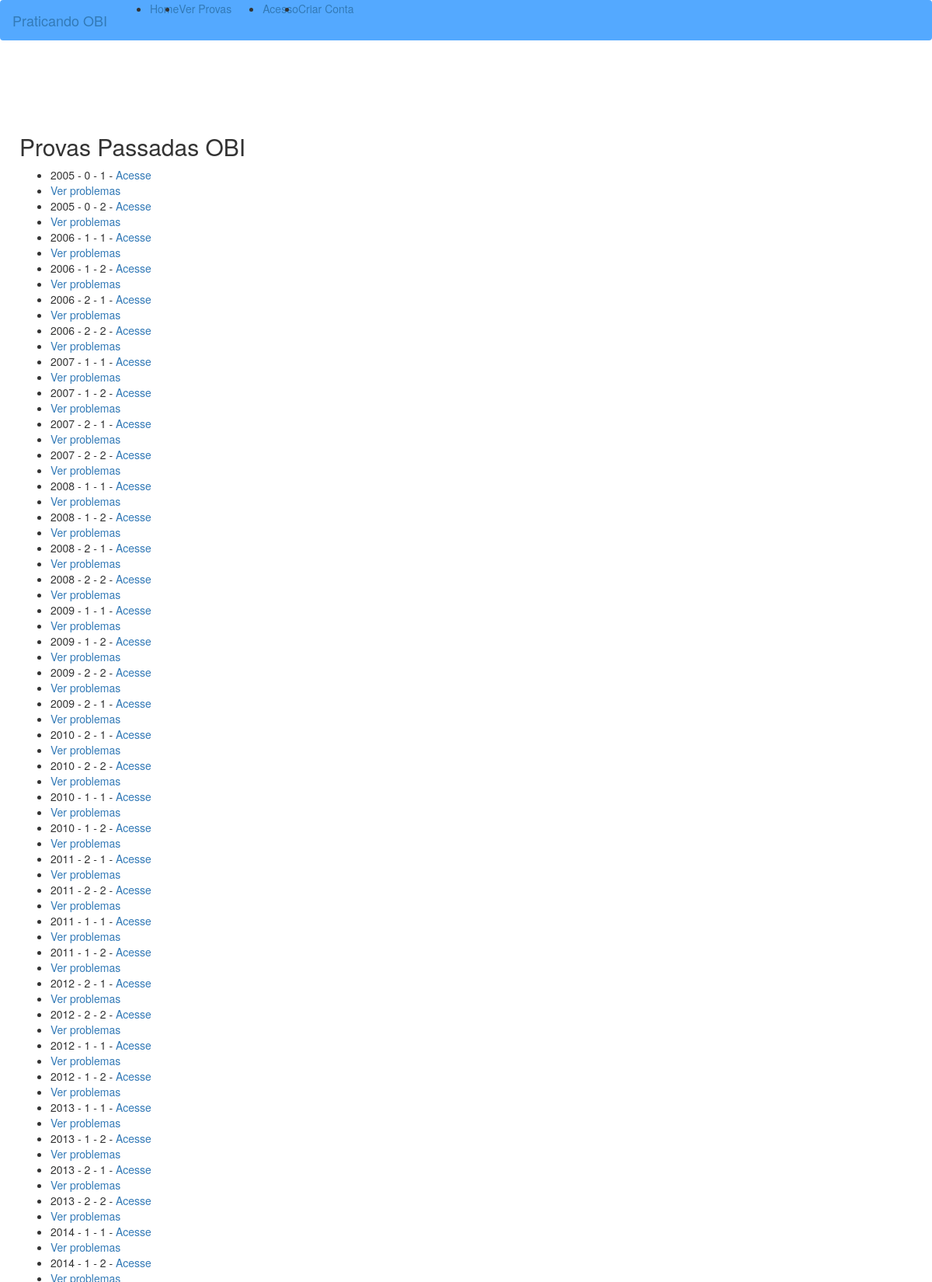
The page /provas/ (upper part) on the database its author committed.
### provasobi/models.py (models this page shows)
class Prova(models.Model):
    codprova = models.IntegerField(db_column='codProva', primary_key=True)  # Field name made lowercase.
    anoprova = models.IntegerField(db_column='anoProva', blank=True, null=True)  # Field name made lowercase.
    nivelprova = models.IntegerField(db_column='nivelProva', blank=True, null=True)  # Field name made lowercase.
    faseprova = models.IntegerField(db_column='faseProva', blank=True, null=True)  # Field name made lowercase.
    urlprova = models.URLField(db_column='urlProva', null=True, blank=True, default='https://olimpiada.ic.unicamp.br/passadas/')
    class Meta:
        managed = True
        db_table = 'prova'
        ordering = ['anoprova']

### provasobi/views.py (the view)
# urls.py: path('provas/', include('provasobi.urls', namespace='provas_obi')),
def provas(request):
    data = {}
    data['provas'] = Prova.objects.all()
    return render(request, 'provas.html', data)

### templates/provas.html
{% extends 'base.html' %}
{% load static %}
{% block container %}
    <h2>Provas Passadas OBI</h2>
    <ul>
        {% for prova in provas %}
        <li>{{ prova.anoprova }} - {{prova.faseprova}} - {{prova.nivelprova}} - <a href="{{prova.urlprova}}"> Acesse </a> </li>
        <li><a href="{% url 'provas_obi:url_prob' prova.codprova %}">Ver problemas</a></li>
        {% endfor%}
    </ul>
{% endblock %}

### rows shown on the page
Prova: anoprova "2005", faseprova "0", nivelprova "1"
Prova: anoprova "2005", faseprova "0", nivelprova "2"
Prova: anoprova "2006", faseprova "1", nivelprova "1"
Prova: anoprova "2006", faseprova "1", nivelprova "2"
Prova: anoprova "2006", faseprova "2", nivelprova "1"
Prova: anoprova "2006", faseprova "2", nivelprova "2"
Prova: anoprova "2007", faseprova "1", nivelprova "1"
Prova: anoprova "2007", faseprova "1", nivelprova "2"
Prova: anoprova "2007", faseprova "2", nivelprova "1"
Prova: anoprova "2007", faseprova "2", nivelprova "2"
Prova: anoprova "2008", faseprova "1", nivelprova "1"
Prova: anoprova "2008", faseprova "1", nivelprova "2"
Prova: anoprova "2008", faseprova "2", nivelprova "1"
Prova: anoprova "2008", faseprova "2", nivelprova "2"
Prova: anoprova "2009", faseprova "1", nivelprova "1"
Prova: anoprova "2009", faseprova "1", nivelprova "2"
Prova: anoprova "2009", faseprova "2", nivelprova "2"
Prova: anoprova "2009", faseprova "2", nivelprova "1"
Prova: anoprova "2010", faseprova "2", nivelprova "1"
Prova: anoprova "2010", faseprova "2", nivelprova "2"
Prova: anoprova "2010", faseprova "1", nivelprova "1"
Prova: anoprova "2010", faseprova "1", nivelprova "2"
Prova: anoprova "2011", faseprova "2", nivelprova "1"
Prova: anoprova "2011", faseprova "2", nivelprova "2"
Prova: anoprova "2011", faseprova "1", nivelprova "1"
Prova: anoprova "2011", faseprova "1", nivelprova "2"
Prova: anoprova "2012", faseprova "2", nivelprova "1"
Prova: anoprova "2012", faseprova "2", nivelprova "2"
Prova: anoprova "2012", faseprova "1", nivelprova "1"
Prova: anoprova "2012", faseprova "1", nivelprova "2"
Prova: anoprova "2013", faseprova "1", nivelprova "1"
Prova: anoprova "2013", faseprova "1", nivelprova "2"
Prova: anoprova "2013", faseprova "2", nivelprova "1"
Prova: anoprova "2013", faseprova "2", nivelprova "2"
Prova: anoprova "2014", faseprova "1", nivelprova "1"
Prova: anoprova "2014", faseprova "1", nivelprova "2"
